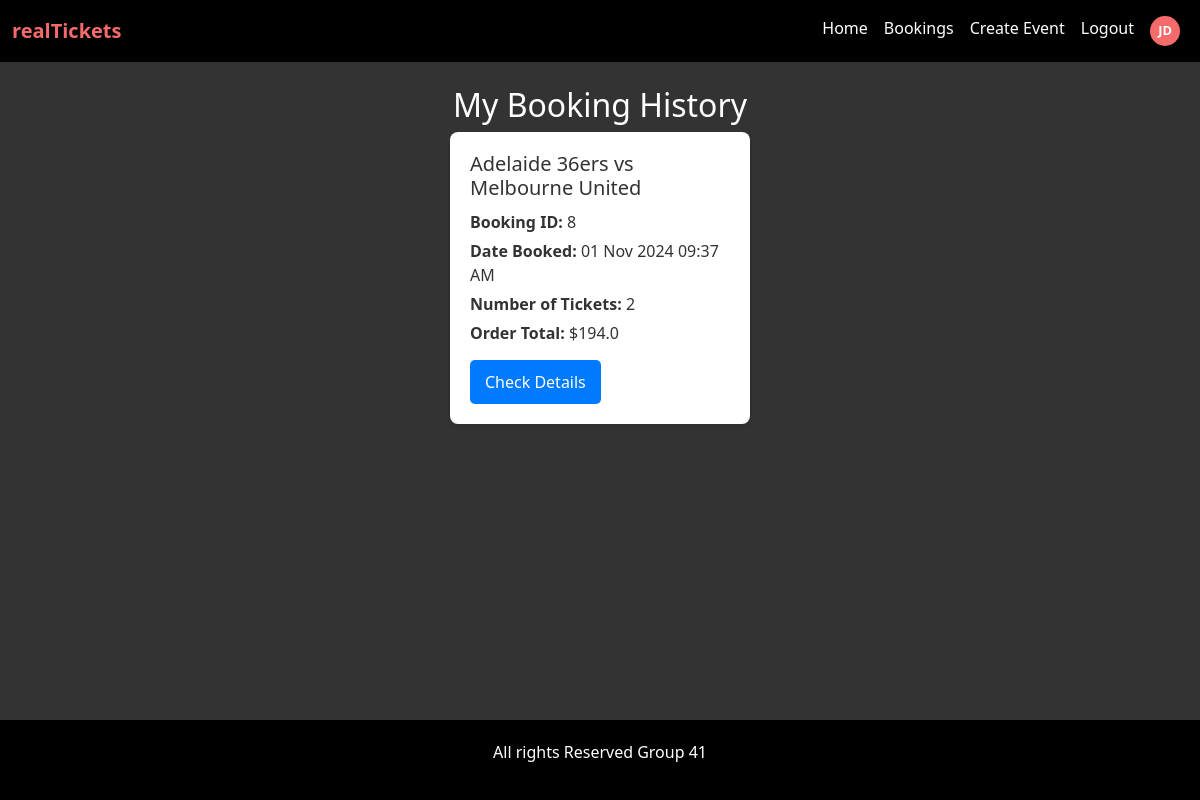
/booking-history (signed in), run on the app's committed database.
### index/models.py (models this page shows, shortened)
class User(UserMixin, db.Model):  # Inherit from UserMixin
    id = db.Column(db.Integer, primary_key=True)
    first_name = db.Column(db.String(100), nullable=False)
    last_name = db.Column(db.String(100), nullable=False)
    dob = db.Column(db.String(10), nullable=False)
    email = db.Column(db.String(120), unique=True, nullable=False)
    username = db.Column(db.String(80), unique=True, nullable=False)
    password = db.Column(db.String(200), nullable=False)  # For storing hashed passwords
    bio = db.Column(db.Text, nullable=True)  # Optional field for user bio
    created_at = db.Column(db.DateTime, default=datetime.utcnow)  # Track creation time
    contact_number = db.Column(db.String(20), nullable=False)
    street_address = db.Column(db.String(200), nullable=False)
    def get_initials(self):
        return f"{self.first_name[0].upper()}{self.last_name[0].upper()}"

class Ticket(db.Model):
    __tablename__ = 'tickets'
    id = db.Column(db.Integer, primary_key=True)
    event_id = db.Column(db.Integer, db.ForeignKey('events.id'), nullable=False)
    user_name = db.Column(db.String(100), nullable=False)
    user_email = db.Column(db.String(120), nullable=False)
    number_of_tickets = db.Column(db.Integer, nullable=False)
    total_price = db.Column(db.Float, nullable=False)
    booking_date = db.Column(db.DateTime, default=datetime.utcnow)
    status = db.Column(db.String(20), default='confirmed')  # Status of the ticket
    event = db.relationship('Event', back_populates='tickets')

class Event(db.Model):
    __tablename__ = 'events'  # Ensure this matches your database table name
    id = db.Column(db.Integer, primary_key=True)
    name = db.Column(db.String(100), nullable=False)
    date = db.Column(db.DateTime, default=datetime.utcnow)
    location = db.Column(db.String(200))
    description = db.Column(db.Text, nullable=True)
    seats_available = db.Column(db.Integer, nullable=False)
    status = db.Column(db.String(50), nullable=False, default='Open')  # Default to 'Open'
    price_per_ticket = db.Column(db.Float, nullable=False)  # Price per ticket
    created_by = db.Column(db.Integer, db.ForeignKey('user.id'), nullable=False)  # Reference to the user
    created_at = db.Column(db.DateTime, default=datetime.utcnow)  # Track creation time
    comments = db.relationship('Comment', backref='event', lazy=True)
    tickets = db.relationship('Ticket', back_populates='event', cascade='all, delete-orphan')
    image_filename = db.Column(db.String(120), nullable=True)  # Image filename

### index/views.py (the view)
@main_bp.route('/booking-history')
@login_required  # Ensure user is logged in to access booking history
def booking_history():
    bookings = Ticket.query.filter_by(user_email=current_user.email).all()
    return render_template('booking_history.html', bookings=bookings)

### index/__init__.py (called while the page is built)
def create_app():
    app = Flask(__name__)
    app.config['SECRET_KEY'] = 'your_secret_key_here'
    app.config['SQLALCHEMY_DATABASE_URI'] = 'sqlite:///users.db'  # Use SQLite for the database
    app.config['SQLALCHEMY_TRACK_MODIFICATIONS'] = False  # Disable modification tracking
    db.init_app(app)
    login_manager.init_app(app)
    login_manager.login_view = 'main.login'  # Redirect to login page if not logged in
    from .models import User  # Import the User model here
    @login_manager.user_loader
    def load_user(user_id):
        return User.query.get(int(user_id))  # Retrieve user by ID for Flask-Login
    from .views import main_bp
    app.register_blueprint(main_bp)
    return app

### index/templates/booking_history.html (shortened to what this page needs)
{% extends 'base.html' %}
{% block content %}
<h2 class="text-center">My Booking History</h2>
<div class="booking-card-container">
    {% for booking in bookings %}
    <div class="booking-card">
        <div class="booking-details">
            <h5>{{ booking.event.name }}</h5>
            <p><strong>Booking ID:</strong> {{ booking.id }}</p>
            <p><strong>Date Booked:</strong> {{ booking.booking_date.strftime('%d %b %Y %I:%M %p') }}</p>
            <p><strong>Number of Tickets:</strong> {{ booking.number_of_tickets }}</p>
            <p><strong>Order Total:</strong> ${{ booking.total_price }}</p>
        </div>
        <a href="{{ url_for('main.event_details', event_id=booking.event_id) }}" class="check-details-btn">Check
            Details</a>
    </div>
    {% else %}
    <p>No bookings found.</p>
    {% endfor %}
</div>
{% endblock %}

### index/templates/base.html (shortened to what this page needs)
<!DOCTYPE html>
<html lang="en">
<head>
    <link href="https://cdn.jsdelivr.net/npm/bootstrap@5.3.0/dist/css/bootstrap.min.css" rel="stylesheet">
</head>
<body>
    <nav class="navbar navbar-expand-lg navbar-dark">
        <div class="container-fluid">
            <a class="navbar-brand" href="#"><span style="color: #F56A6A; font-weight: bold;">realTickets</span></a>
            <div class="collapse navbar-collapse justify-content-end" id="navbarNav">
                <ul class="navbar-nav">
                    <li class="nav-item">
                        <a class="nav-link" href="{{ url_for('main.home') }}">Home</a>
                    </li>
                    {% if current_user.is_authenticated %}
                    <li class="nav-item">
                        <a class="nav-link" href="{{ url_for('main.booking_history') }}">Bookings</a>
                    </li>
                    <li class="nav-item">
                        <a class="nav-link" href="{{ url_for('main.create_event') }}">Create Event</a>
                    </li>
                    <li class="nav-item">
                        <a class="nav-link" href="{{ url_for('main.logout') }}"
                            onclick="return confirmLogout();">Logout</a>
                    </li>
                    <li class="nav-item">
                        <a class="nav-link" href="{{ url_for('main.profile') }}">
                            <div class="profile-circle">
                                {{ current_user.get_initials() }}
                            </div>
                        </a>
                    </li>
                    {% else %}
                    <li class="nav-item"><a class="nav-link" href="{{ url_for('main.register') }}">Register</a></li>
                    <li class="nav-item"><a class="nav-link" href="{{ url_for('main.login') }}">Log in</a></li>
                    {% endif %}
                </ul>
            </div>
        </div>
    </nav>
    <div class="container content mt-4">
        {% block content %}{% endblock %}
    </div>
    <footer>
        <p>All rights Reserved Group 41</p>
    </footer>
</body>
</html>

### index/templates/base.html (style rules this page uses)
body { background-color: #333; color: white; min-height: 100vh; display: flex; flex-direction: column; }
.navbar { background-color: #000; align-items: center; }
.navbar-nav .nav-link { color: #fff !important; }
footer { background-color: #000; color: white; padding: 20px 0; text-align: center; margin-top: 30px; }
.content { flex: 1; overflow-y: auto; }
.profile-circle { display: inline-flex; justify-content: center; align-items: center; width: 30px; height: 30px; border-radius: 50%; background-color: #F56A6A; color: white; font-weight: bold; font-size: 0.8rem; text-align: center; }

### index/templates/booking_history.html (style rules this page uses)
.booking-card-container { display: flex; flex-wrap: wrap; justify-content: center; gap: 20px; }
.booking-card { background-color: white; border-radius: 8px; box-shadow: 0 2px 5px rgba(0, 0, 0, 0.1); padding: 20px; width: 300px; transition: box-shadow 0.3s; color: #333; }
.booking-details h5 { margin-top: 0; margin-bottom: 10px; }
.booking-details p { margin: 5px 0; }
.check-details-btn { display: inline-block; padding: 10px 15px; background-color: #007BFF; color: white; text-decoration: none; border-radius: 5px; transition: background-color 0.3s; margin-top: 10px; }
.text-center { text-align: center; }

### data on the page
User: get_initials "JD"
Ticket: event.name "Adelaide 36ers vs Melbourne United", id "8", booking_date "01 Nov 2024 09:37 AM", number_of_tickets "2", total_price "194.0"
